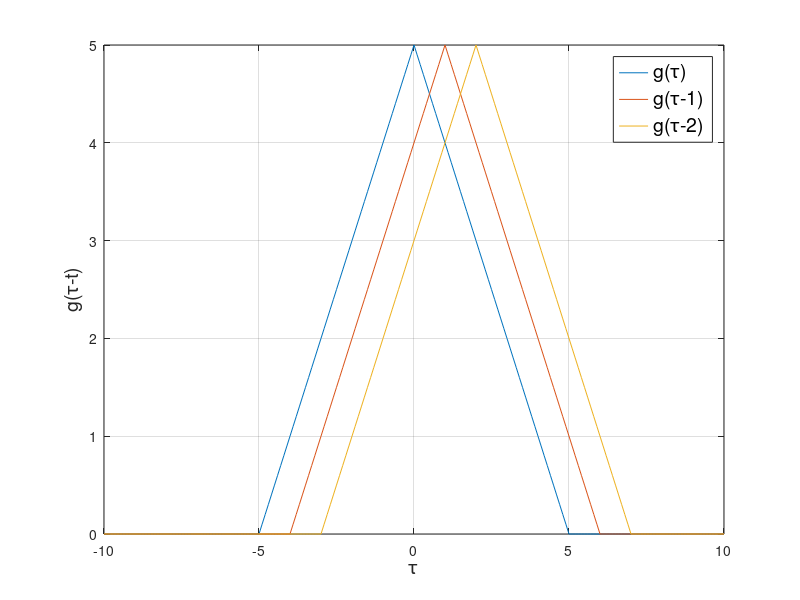

This figure's MATLAB source:
%% Show function and its translation
g = @(x) (5-abs(x)).*(x>=-5 & x<=5); %Triangular function
tau = -10:.1:10;
figure;
plot(tau,g(tau))
hold on
plot(tau,g(tau-1))
plot(tau,g(tau-2))
legend({'g(\tau)','g(\tau-1)','g(\tau-2)'},'Interpreter','tex','FontSize',14);
grid on
xlabel('\tau','FontSize',14);
ylabel('g(\tau-t)','FontSize',14);
